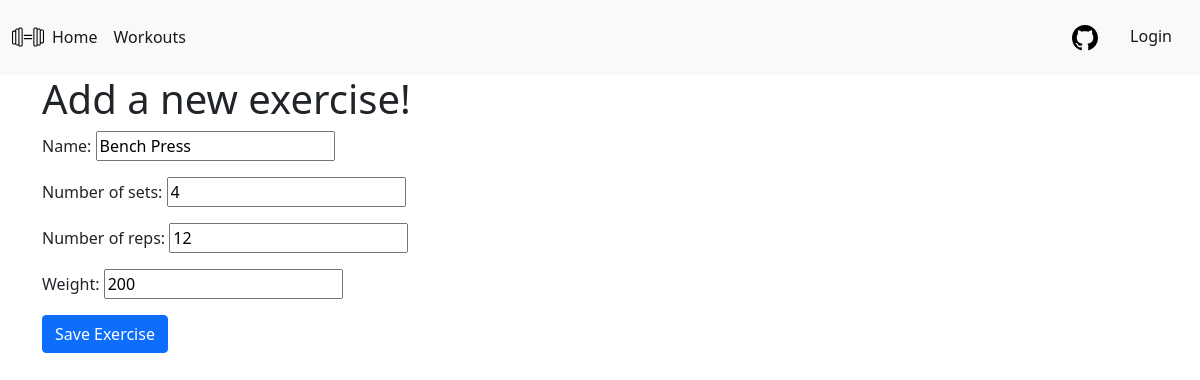
The app's page /workouts/1/1/edit_exercise/ with its own data.
### workout_app/models.py (models this page shows, shortened)
class Exercise(models.Model):
    workout = models.ForeignKey('workout_app.workout',related_name = 'exercises',on_delete=models.DO_NOTHING)
    name = models.CharField(max_length=20)
    number_of_sets = models.CharField(max_length=2)
    number_of_reps = models.CharField(max_length=2)
    weight = models.CharField(max_length=3)

### workout_app/views.py (the view)
# urls.py: path('workouts/<int:pk>/<int:exercise>/edit_exercise/',views.EditExerciseView.as_view(),name='edit_exercise'),
class EditExerciseView(UpdateView):
    redirect_field_name = ''
    form_class = WorkoutForm
    model = Workout

### workout_app/forms.py
class ExerciseForm(forms.ModelForm):
    class Meta():
        model = Exercise
        fields = ('name','number_of_sets','number_of_reps','weight')
        widgets = {
            'name':forms.TextInput(attrs={'class':'textinputclass'}),
            'number_of_sets':forms.NumberInput(attrs={'class':'numberinputclass'}),
            'number_of_reps':forms.NumberInput(attrs={'class':'numberinputclass'}),
            'weight':forms.NumberInput(attrs={'class':'numberinputclass'})
        }

### workout_app/templates/workout_app/exercise_form.html (shortened to what this page needs)
{% extends 'base.html' %}
{% block content %}
<h1>Add a new exercise!</h1>
<form class="exercise-form" method="post">
    {{form.as_p}}
    <button type="submit" class="btn btn-primary">Save Exercise</button>
</form>
{% endblock %}

### records on screen
Exercise: name "Bench Press", number_of_sets "4", number_of_reps "12", weight "200"
